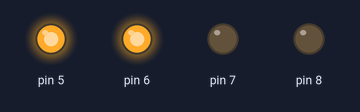
This sketch was run on a simulated Arduino Uno, built with avr-gcc and run on an emulated ATmega328P. On the bench: output pins drawn as LEDs (lit = HIGH).

Above: at 0.2 s.
At 1.2 s:
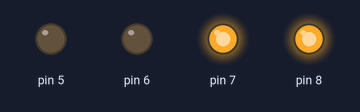
At 2.7 s:
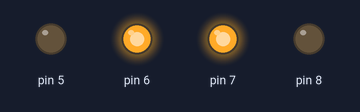
At 3.7 s:
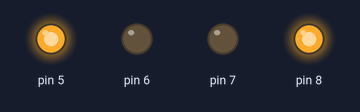
Timing chart, 0 to 4.6 s (numbered marks = the images above):
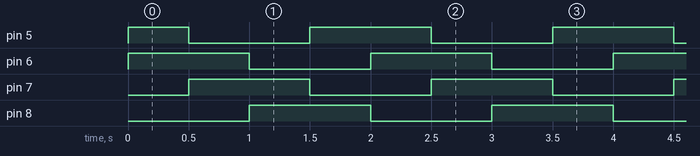

Measured:
- by itself, pin 5: repeats every 2.0 s: LOW 1.0 s, HIGH 1.0 s
- by itself, pin 6–8: alternates HIGH for 1.0 s and LOW for 1.0 s
- by itself, everything shown: repeats every 2.0 s, in 5 steps

The sketch:

Dual_LED_CHASER.ino
```cpp
int i;
void setup()
{
for(i=5;i<=8;i++)
 pinMode(i,OUTPUT);

}

  void loop()
  {
  for(i=5;i<=8;i++)
  {
    if(i!=8)
  {
    digitalWrite(i,HIGH);
    digitalWrite(i+1,HIGH);
    delay(500);
    digitalWrite(i,LOW);
    digitalWrite(i+1,LOW);
    }
    else
    {
     digitalWrite(i,HIGH);
    digitalWrite(i-3,HIGH);
    delay(500);
    digitalWrite(i,LOW);
    digitalWrite(i-3,LOW);
    }


  }
  }
```
